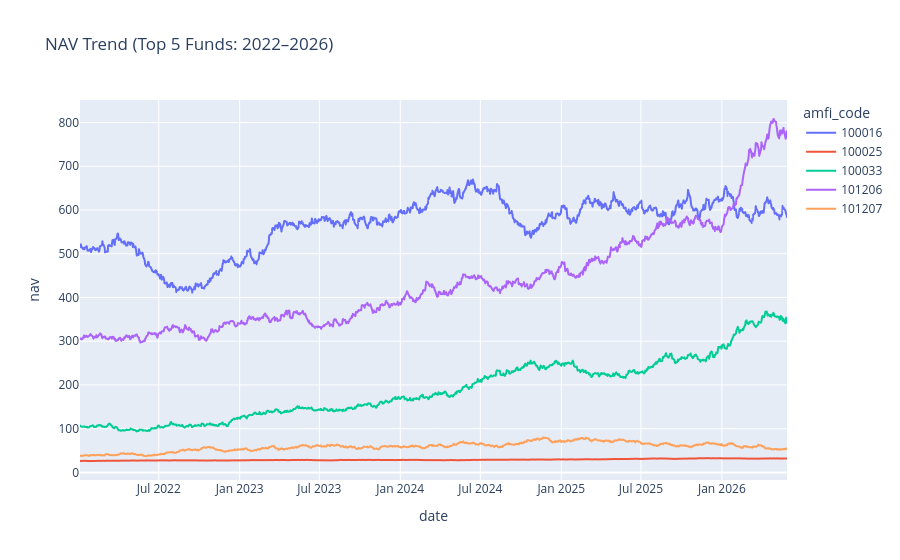

This figure's notebook cell:
### Code cell
import pandas as pd
import plotly.express as px

# Load data (fixed path)
nav = pd.read_csv("data/processed/nav_cleaned.csv")

# Convert date
nav['date'] = pd.to_datetime(nav['date'])

# Filter only 2022–2026
nav = nav[(nav['date'] >= '2022-01-01') & (nav['date'] <= '2026-12-31')]

# Plot only TOP 5 funds (important — otherwise messy chart)
top_funds = nav['amfi_code'].value_counts().head(5).index
nav_filtered = nav[nav['amfi_code'].isin(top_funds)]

fig = px.line(
    nav_filtered,
    x='date',
    y='nav',
    color='amfi_code',
    title="NAV Trend (Top 5 Funds: 2022–2026)"
)

fig.show()
plt.savefig("reports/nav_trend.png")
plt.show()

### Figure 1 — Plotly figure (JSON) as saved in the notebook; plotly's stock layout.template omitted (floating-point values rounded to 4 significant figures; data arrays with more than 128 entries replaced by an {"elided": "..."} marker saying what was removed)
{"data": [{"hovertemplate": "amfi_code=100016<br>date=%{x}<br>nav=%{y}<extra></extra>", "legendgroup": "100016", "line": {"color": "#636efa", "dash": "solid"}, "marker": {"symbol": "circle"}, "mode": "lines", "name": "100016", "showlegend": true, "type": "scattergl", "x": {"elided": "1150 str values"}, "xaxis": "x", "y": {"elided": "1150 float values"}, "yaxis": "y"}, {"hovertemplate": "amfi_code=100025<br>date=%{x}<br>nav=%{y}<extra></extra>", "legendgroup": "100025", "line": {"color": "#EF553B", "dash": "solid"}, "marker": {"symbol": "circle"}, "mode": "lines", "name": "100025", "showlegend": true, "type": "scattergl", "x": {"elided": "1150 str values"}, "xaxis": "x", "y": {"elided": "1150 float values"}, "yaxis": "y"}, {"hovertemplate": "amfi_code=100033<br>date=%{x}<br>nav=%{y}<extra></extra>", "legendgroup": "100033", "line": {"color": "#00cc96", "dash": "solid"}, "marker": {"symbol": "circle"}, "mode": "lines", "name": "100033", "showlegend": true, "type": "scattergl", "x": {"elided": "1150 str values"}, "xaxis": "x", "y": {"elided": "1150 float values"}, "yaxis": "y"}, {"hovertemplate": "amfi_code=101206<br>date=%{x}<br>nav=%{y}<extra></extra>", "legendgroup": "101206", "line": {"color": "#ab63fa", "dash": "solid"}, "marker": {"symbol": "circle"}, "mode": "lines", "name": "101206", "showlegend": true, "type": "scattergl", "x": {"elided": "1150 str values"}, "xaxis": "x", "y": {"elided": "1150 float values"}, "yaxis": "y"}, {"hovertemplate": "amfi_code=101207<br>date=%{x}<br>nav=%{y}<extra></extra>", "legendgroup": "101207", "line": {"color": "#FFA15A", "dash": "solid"}, "marker": {"symbol": "circle"}, "mode": "lines", "name": "101207", "showlegend": true, "type": "scattergl", "x": {"elided": "1150 str values"}, "xaxis": "x", "y": {"elided": "1150 float values"}, "yaxis": "y"}], "layout": {"legend": {"title": {"text": "amfi_code"}, "tracegroupgap": 0}, "title": {"text": "NAV Trend (Top 5 Funds: 2022–2026)"}, "xaxis": {"anchor": "y", "domain": [0, 1], "title": {"text": "date"}}, "yaxis": {"anchor": "x", "domain": [0, 1], "title": {"text": "nav"}}}}
